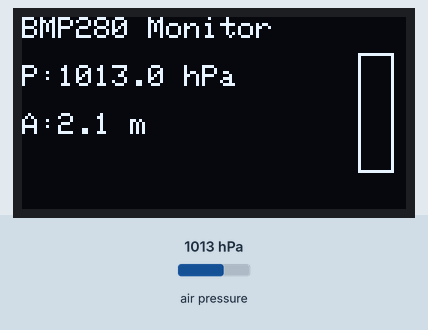
The sketch below on a simulated Arduino Uno, built with avr-gcc and run on an emulated ATmega328P. Parts: 128×64 one-colour display. The inputs (shaded band) are chosen by the test bench; at power-on: air pressure 1013 hPa. What the sketch prints to the serial monitor is not drawn.

Above: at 1.2 s.
1.3 s: air pressure set to 952 hPa
At 2.5 s:
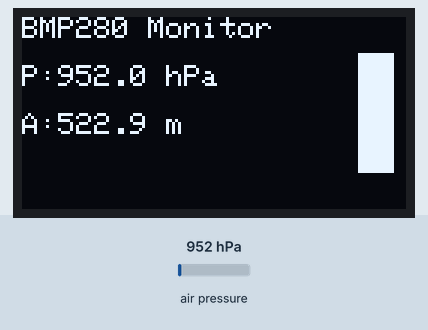
3.7 s: air pressure set to 975 hPa
At 5.4 s:
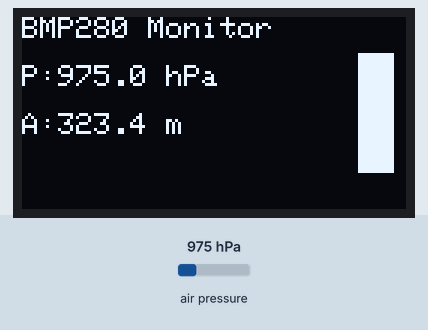
5.7 s: air pressure set to 1000 hPa
At 7.0 s:
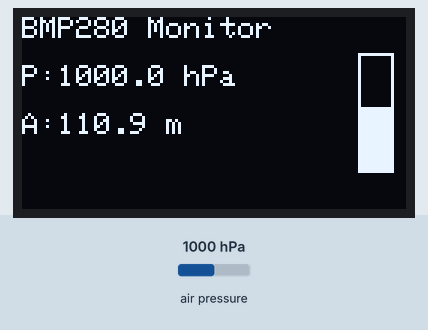
Timing chart, 0 to 8.7 s (numbered marks = the images above; inputs shaded):
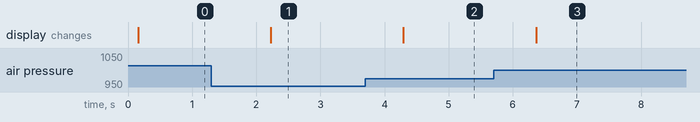

The sketch:

Pressure_Altitude_Display.ino
```cpp
#include <Wire.h>
#include <Adafruit_GFX.h>
#include <Adafruit_SSD1306.h>
#include <Adafruit_BMP280.h>

#define SCREEN_WIDTH 128
#define SCREEN_HEIGHT 64

Adafruit_SSD1306 display(SCREEN_WIDTH, SCREEN_HEIGHT, &Wire, -1);
Adafruit_BMP280 bmp;  // I2C BMP280

void setup() {
  Serial.begin(9600);

  // Initialize OLED
  if (!display.begin(SSD1306_SWITCHCAPVCC, 0x3C)) {
    Serial.println("OLED initialization failed!");
    while (1);
  }

  // Initialize BMP280
  if (!bmp.begin(0x76)) {   // Change to 0x77 if required
    Serial.println("BMP280 not found!");
    while (1);
  }

  display.clearDisplay();
  display.display();

  Serial.println("BMP280 Altitude & Pressure Monitor");
  Serial.println("--------------------------------");
}

void loop() {
  // Read sensor values
  float pressure = bmp.readPressure() / 100.0;   // Convert Pa to hPa
  float altitude = bmp.readAltitude(1013.25);    // Sea-level pressure

  // ----- Serial Monitor -----
  Serial.print("Pressure: ");
  Serial.print(pressure, 1);
  Serial.println(" hPa");

  Serial.print("Altitude: ");
  Serial.print(altitude, 1);
  Serial.println(" m");

  Serial.println("--------------------");

  // ----- OLED Display -----
  display.clearDisplay();
  display.setTextColor(SSD1306_WHITE);

  // Title
  display.setTextSize(1);
  display.setCursor(0, 0);
  display.println("BMP280 Monitor");

  // Pressure
  display.setCursor(0, 16);
  display.print("P:");
  display.print(pressure, 1);
  display.println(" hPa");

  // Altitude
  display.setCursor(0, 32);
  display.print("A:");
  display.print(altitude, 1);
  display.println(" m");

  // Vertical altitude indicator
  int barHeight = map((int)altitude, 0, 200, 0, 40);
  barHeight = constrain(barHeight, 0, 40);

  display.drawRect(112, 12, 12, 40, SSD1306_WHITE);
  display.fillRect(113, 52 - barHeight, 10, barHeight, SSD1306_WHITE);

  display.display();

  delay(1000); // Update every second
}
```

Measured:
- after the input at 1.3 s, the display: changes after 0.93 s (image 1)
- after the input at 3.7 s, the display: changes after 0.60 s (image 2)
- after the input at 5.7 s, the display: changes after 0.66 s (image 3)
